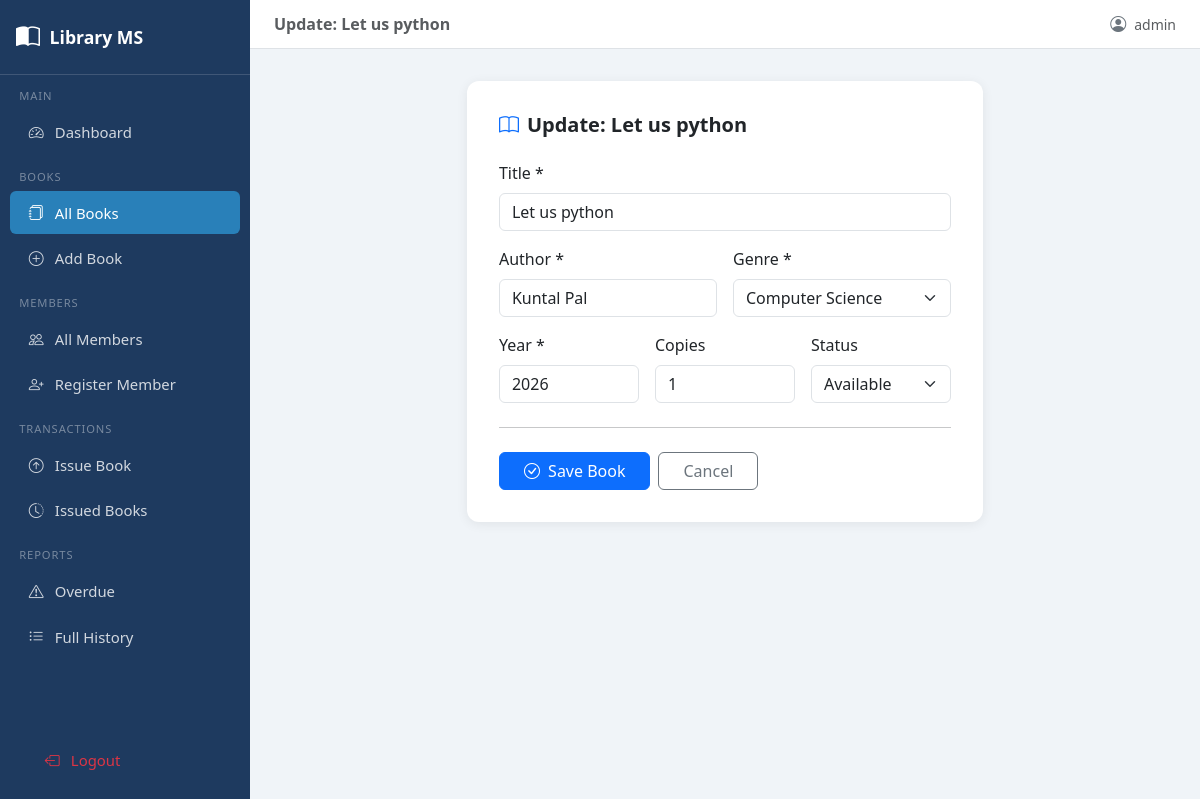
Screenshot of /books/1/edit/ (signed in) with the database file from the repository.
### library/models.py (models this page shows, shortened)
class Book(models.Model):
    STATUS_CHOICES = [
        ('Available',      'Available'),
        ('Issued',         'Issued'),
        ('Rare',           'Rare'),
        ('Reference Only', 'Reference Only'),
        ('Lost',           'Lost'),
    ]
    GENRE_CHOICES = [
        ('Computer Science',        'Computer Science'),
        ('Software Engineering',    'Software Engineering'),
        ('Artificial Intelligence', 'Artificial Intelligence'),
        ('Data Science',            'Data Science'),
        ('Mathematics',             'Mathematics'),
        ('Physics',                 'Physics'),
        ('History',                 'History'),
        ('Literature',              'Literature'),
        ('Economics',               'Economics'),
        ('Reference',               'Reference'),
        ('Mythology',               'Mythology'),
        ('Other',                   'Other'),
    ]
    book_id  = models.CharField(max_length=20, unique=True)
    title    = models.CharField(max_length=200)
    author   = models.CharField(max_length=150)
    genre    = models.CharField(max_length=50, choices=GENRE_CHOICES, default='Other')
    year     = models.IntegerField()
    copies   = models.PositiveIntegerField(default=1)
    status   = models.CharField(max_length=20, choices=STATUS_CHOICES, default='Available')
    added_on = models.DateField(auto_now_add=True)
    class Meta:
        ordering = ['title']
    def is_protected(self):
        return self.status in ('Rare', 'Reference Only')

### library/views.py (the view)
# urls.py: path('books/<int:pk>/edit/',views.book_update, name='book_update'),
@login_required
def book_update(request, pk):
    book = get_object_or_404(Book, pk=pk)
    if book.is_protected():
        messages.error(request, f"'{book.title}' is '{book.status}' – cannot be edited.")
        return redirect('book_list')
    form = BookUpdateForm(request.POST or None, instance=book)
    if request.method == 'POST' and form.is_valid():
        form.save()
        messages.success(request, f"Book '{book.title}' updated!")
        return redirect('book_list')
    return render(request, 'library/book_form.html',
                  {'form': form, 'action': f'Update: {book.title}'})

### library/forms.py
class BookUpdateForm(forms.ModelForm):
    class Meta:
        model  = Book
        fields = ['title', 'author', 'genre', 'year', 'copies', 'status']
        widgets = {
            'title':  forms.TextInput(attrs={'class': 'form-control'}),
            'author': forms.TextInput(attrs={'class': 'form-control'}),
            'genre':  forms.Select(attrs={'class': 'form-select'}),
            'year':   forms.NumberInput(attrs={'class': 'form-control'}),
            'copies': forms.NumberInput(attrs={'class': 'form-control', 'min': 1}),
            'status': forms.Select(attrs={'class': 'form-select'}),
        }

### templates/library/book_form.html (shortened to what this page needs)
{% extends 'library/base.html' %}
{% block page_title %}{{ action }}{% endblock %}
{% block content %}
<div class="row justify-content-center">
  <div class="col-md-8 col-lg-7">
    <div class="form-card">
      <h5 class="fw-bold mb-4">
        <i class="bi bi-book me-2 text-primary"></i>{{ action }}
      </h5>
      <form method="post" novalidate>
        <div class="row g-3">
          <div class="{% if form.book_id %}col-md-8{% else %}col-12{% endif %}">
            <label class="form-label fw-medium">Title *</label>
            {{ form.title }}
          </div>
          <div class="col-md-6">
            <label class="form-label fw-medium">Author *</label>
            {{ form.author }}
          </div>
          <div class="col-md-6">
            <label class="form-label fw-medium">Genre *</label>
            {{ form.genre }}
          </div>
          <div class="col-md-4">
            <label class="form-label fw-medium">Year *</label>
            {{ form.year }}
          </div>
          <div class="col-md-4">
            <label class="form-label fw-medium">Copies</label>
            {{ form.copies }}
          </div>
          <div class="col-md-4">
            <label class="form-label fw-medium">Status</label>
            {{ form.status }}
          </div>
        </div>
        <hr class="my-4"/>
        <div class="d-flex gap-2">
          <button type="submit" class="btn btn-primary px-4">
            <i class="bi bi-check-circle me-1"></i> Save Book
          </button>
          <a href="{% url 'book_list' %}" class="btn btn-outline-secondary px-4">Cancel</a>
        </div>
      </form>
    </div>
  </div>
</div>
{% endblock %}

### templates/library/base.html (shortened to what this page needs)
<!DOCTYPE html>
<html lang="en">
<head>
  <link href="https://cdn.jsdelivr.net/npm/bootstrap@5.3.2/dist/css/bootstrap.min.css" rel="stylesheet"/>
  <link href="https://cdn.jsdelivr.net/npm/bootstrap-icons@1.11.3/font/bootstrap-icons.min.css" rel="stylesheet"/>
</head>
<body>
{% if user.is_authenticated %}
<nav id="sidebar">
  <div class="brand">
    <i class="bi bi-book-half fs-4"></i>
    <span>Library MS</span>
  </div>
  <div class="nav-section">Main</div>
  <a href="{% url 'dashboard' %}"    class="nav-link {% if request.resolver_match.url_name == 'dashboard' %}active{% endif %}">
    <i class="bi bi-speedometer2"></i> Dashboard
  </a>
  <div class="nav-section">Books</div>
  <a href="{% url 'book_list' %}"    class="nav-link {% if 'book' in request.resolver_match.url_name %}active{% endif %}">
    <i class="bi bi-journals"></i> All Books
  </a>
  <a href="{% url 'book_add' %}"     class="nav-link">
    <i class="bi bi-plus-circle"></i> Add Book
  </a>
  <div class="nav-section">Members</div>
  <a href="{% url 'member_list' %}"  class="nav-link {% if 'member' in request.resolver_match.url_name %}active{% endif %}">
    <i class="bi bi-people"></i> All Members
  </a>
  <a href="{% url 'member_add' %}"   class="nav-link">
    <i class="bi bi-person-plus"></i> Register Member
  </a>
  <div class="nav-section">Transactions</div>
  <a href="{% url 'issue_book' %}"   class="nav-link {% if request.resolver_match.url_name == 'issue_book' %}active{% endif %}">
    <i class="bi bi-arrow-up-circle"></i> Issue Book
  </a>
  <a href="{% url 'issued_books' %}" class="nav-link {% if request.resolver_match.url_name == 'issued_books' %}active{% endif %}">
    <i class="bi bi-clock-history"></i> Issued Books
  </a>
  <div class="nav-section">Reports</div>
  <a href="{% url 'overdue_report' %}" class="nav-link {% if request.resolver_match.url_name == 'overdue_report' %}active{% endif %}">
    <i class="bi bi-exclamation-triangle"></i> Overdue
  </a>
  <a href="{% url 'borrow_history' %}" class="nav-link {% if request.resolver_match.url_name == 'borrow_history' %}active{% endif %}">
    <i class="bi bi-list-ul"></i> Full History
  </a>
  <div class="mt-auto p-3" style="position:absolute;bottom:0;width:100%;">
    <a href="{% url 'logout' %}" class="nav-link text-danger">
      <i class="bi bi-box-arrow-left"></i> Logout
    </a>
  </div>
</nav>
<div id="main">
  <div class="topbar">
    <span class="fw-semibold text-muted">{% block page_title %}{% endblock %}</span>
    <div class="d-flex align-items-center gap-2">
      <i class="bi bi-person-circle text-secondary"></i>
      <span class="text-muted small">{{ user.username }}</span>
    </div>
  </div>
  <div class="px-3 pt-2">
  </div>
  <div class="page-body">
    {% block content %}{% endblock %}
  </div>
</div>
{% else %}
{% block content2 %}{% endblock %}
{% endif %}
</body>
</html>

### templates/library/base.html (style rules this page uses)
:root { --primary: #1e3a5f; --accent: #2980b9; --sidebar-w: 250px; }
body { background:#f0f4f8; font-family:'Segoe UI',sans-serif; }
#sidebar { width: var(--sidebar-w); min-height: 100vh; background: var(--primary); position: fixed; top:0; left:0; z-index:1000; transition: width .25s; }
#sidebar .brand { padding: 1.2rem 1rem; border-bottom: 1px solid rgba(255,255,255,.15); color:#fff; font-weight:700; font-size:1.1rem; display:flex; align-items:center; gap:.6rem; }
#sidebar .nav-link { color:rgba(255,255,255,.8); padding:.65rem 1.2rem; border-radius:6px; margin:.15rem .6rem; display:flex; align-items:center; gap:.7rem; font-size:.93rem; transition:background .2s; }
#sidebar .nav-link:hover, #sidebar .nav-link.active { background:var(--accent); color:#fff; }
#sidebar .nav-section { font-size:.7rem; color:rgba(255,255,255,.4); padding:.8rem 1.2rem .2rem; text-transform:uppercase; letter-spacing:.08em; }
#main { margin-left: var(--sidebar-w); min-height:100vh; }
.topbar { background:#fff; padding:.75rem 1.5rem; border-bottom:1px solid #dee2e6; display:flex; align-items:center; justify-content:space-between; position:sticky; top:0; z-index:999; }
.page-body { padding:1.5rem; }
.form-card { background:#fff; border-radius:12px; box-shadow:0 2px 12px rgba(0,0,0,.07); padding:2rem; }

### rows the page displays
Book: title "Let us python", author "Kuntal Pal", genre "Computer Science", year "2026", copies "1", status "Available"

### other values shown
{{ action }} "Update: Let us python"
{{ user.username }} "admin"
